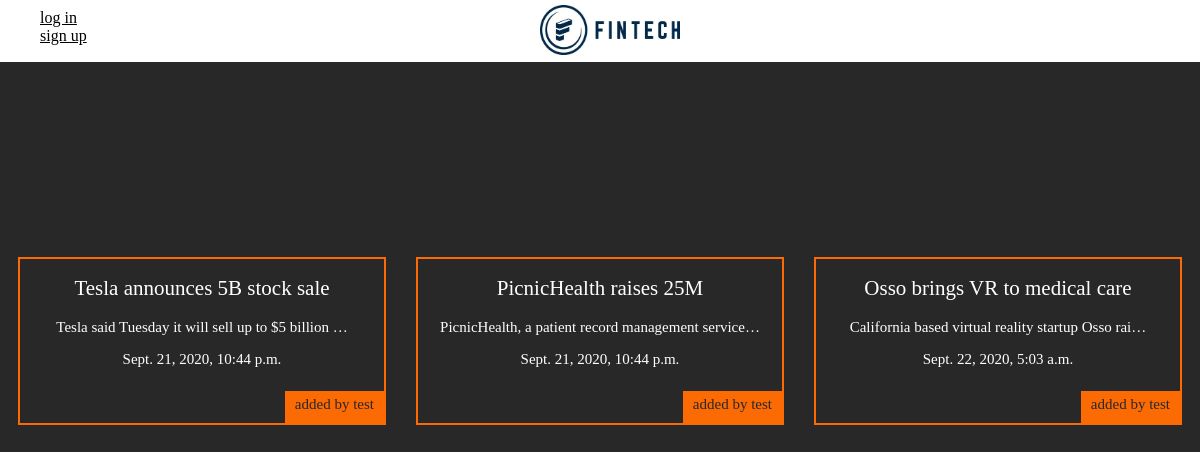
The app's page /articles/ with its own data.
### articles/models.py (models this page shows)
class Article(models.Model):
    title = models.CharField(max_length=100)
    slug = models.SlugField()
    body = models.TextField()
    date = models.DateTimeField(auto_now_add=True)
    thumb = models.ImageField(default='default.jpg', blank=True)
    author = models.ForeignKey(User, default=None, on_delete=models.CASCADE)

### articles/views.py (the view)
def article_list(request):
    articles = Article.objects.all().order_by('date')
    return render(request, 'articles/article_list.html', {'articles': articles})

### articles/templates/articles/article_list.html (shortened to what this page needs)
{% extends 'base_layout.html' %}
{% block content %}
  <div class='articles'>
    {% for article in articles %}
    <div class='article'>
      <h2><a href="{% url 'articles:detail' slug=article.slug %}">{{ article.title }}</a> </h2>
      <p>{{ article.body|truncatechars:50 }}</p>
      <p id="date">{{ article.date  }}</p>
      <p class="author">added by {{ article.author.username }}</p>
    </div>
    {% endfor %}
  </div>
  {% endblock %}

### templates/base_layout.html (shortened to what this page needs)
{% load static from staticfiles %}
<!DOCTYPE html>
<html lang="en" dir="ltr">
  <head>
    <link rel="stylesheet" href="{% static 'styles.css' %}">
  </head>
  <body>
    <div class="wrapper">
      <div id="nav">
        <nav>
          <ul>
            <li>
                <a href="{% url 'home' %}"><img id="logo" src="{% static '1.jpeg' %}" alt="djangonautic"></a>
            </li>
            {% if user.is_authenticated %}
              <li>
                <form class="logout-link" action="{% url 'accounts:logout' %}" method="post">
                  {% csrf_token %}
                  <button type="sumbit">log out</button>
                </form>
              </li>
              <li><a href="{% url 'articles:create' %}" class="highlight" style="color:#000">New Article</a></li>
            {% else %}
              <li><a href="{% url 'accounts:login' %}" style="color:#000">log in</a></li>
              <li><a href="{% url 'accounts:signup' %}" style="color:#000">sign up</a></li>
            {% endif %}
          </ul>
        </nav>
      </div>
      {% block content %}
      {% endblock %}
    </div>
  </body>
</html>

### assets/styles.css (style rules this page uses)
body { background-image: url(office.jpg); background-size: cover; background-repeat: no-repeat; background-color: #282829; color: #fff; }
body * { font-family: Ubuntu; }
#logo { height: 50px; width: 140px; margin-left: 0; margin-bottom: -50px; margin-left: 500px; }
#nav { background-color: #fff; margin-top: -35px; margin-left: -8px; margin-right: -8px; margin-bottom: 100px; padding-top: 2px; padding-bottom: 1px; }
h1, h2, h3, h4, h5 { font-weight: normal; color: #fff; text-align: center; }
a, a:hover, a:visited { color: #fff; text-decoration: :none; text-align: center; }
p { color: #fff; text-align: center; }
#date { padding-bottom: 15px; margin-bottom: 40px; }
.articles { display: grid !important; grid-template-columns: 1fr 1fr 1fr !important; margin-left: 10px; margin-right: 10px; grid-gap: 30px; font-size: 15px; }
.article { margin-top: 95px; border: 2px solid #fc6a03; position: relative; margin-bottom: 5px; }
.article h2 { font-size: 1.4em; text-decoration: none; }
.article a { text-decoration: none; }
.article .author { background: #fc6a03; padding: 10px; position: absolute; right: 0; margin: 0; bottom: 0; padding-top: 5px !important ; color: #282829; }

### records on screen
Article: title "Tesla announces 5B stock sale", body "Tesla said Tuesday it will sell up to $5 billion …", date "Sept. 21, 2020, 10:44 p.m.", author.username "test"
Article: title "PicnicHealth raises 25M", body "PicnicHealth, a patient record management service…", date "Sept. 21, 2020, 10:44 p.m.", author.username "test"
Article: title "Osso brings VR to medical care", body "California based virtual reality startup Osso rai…", date "Sept. 22, 2020, 5:03 a.m.", author.username "test"
